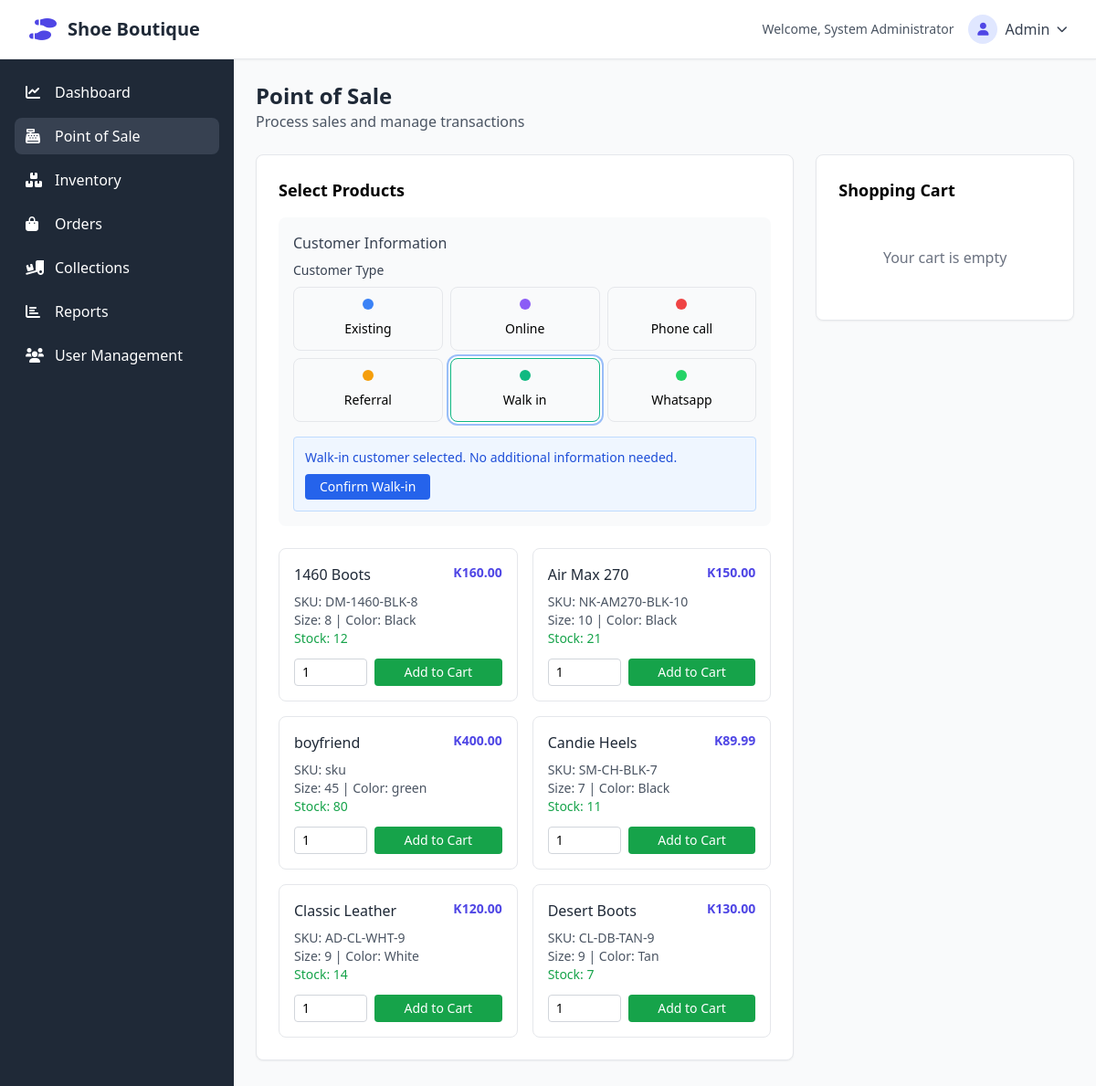
The app's page /pos.php (signed in) with its own data.
### tables this page shows
CREATE TABLE `customer_types` (
  `id` int(11) NOT NULL,
  `type_name` varchar(50) NOT NULL,
  `description` text DEFAULT NULL,
  `color` varchar(7) DEFAULT '#6B7280',
  `is_active` tinyint(1) DEFAULT 1,
  `created_at` timestamp NOT NULL DEFAULT current_timestamp()
);

CREATE TABLE `products` (
  `id` int(11) NOT NULL,
  `name` varchar(255) NOT NULL,
  `description` text DEFAULT NULL,
  `sku` varchar(100) NOT NULL,
  `category_id` int(11) DEFAULT NULL,
  `brand_id` int(11) DEFAULT NULL,
  `price` decimal(10,2) NOT NULL,
  `cost_price` decimal(10,2) NOT NULL,
  `size` varchar(20) DEFAULT NULL,
  `color` varchar(50) DEFAULT NULL,
  `stock_quantity` int(11) DEFAULT 0,
  `min_stock_level` int(11) DEFAULT 5,
  `image_url` varchar(500) DEFAULT NULL,
  `is_active` tinyint(1) DEFAULT 1,
  `created_at` timestamp NOT NULL DEFAULT current_timestamp(),
  `updated_at` timestamp NOT NULL DEFAULT current_timestamp() ON UPDATE current_timestamp()
);

### pos.php (the view, shortened to what this page needs)
<?php
$db = (new Database())->getConnection();
$cart = isset($_SESSION['cart']) ? $_SESSION['cart'] : [];
$customer_type = $_SESSION['customer_type'] ?? 'walk_in';
$sql = "SELECT * FROM customer_types WHERE is_active = 1 ORDER BY type_name";
$stmt = $db->prepare($sql);
$stmt->execute();
$customer_types = $stmt->fetchAll(PDO::FETCH_ASSOC);
$sql = "SELECT * FROM products WHERE is_active = 1 AND stock_quantity > 0 ORDER BY name";
$stmt = $db->prepare($sql);
$stmt->execute();
$products = $stmt->fetchAll(PDO::FETCH_ASSOC);
$current_customer = null;
?>
<!DOCTYPE html>
<html lang="en">
<head>
    <script src="https://cdn.tailwindcss.com"></script>
    <link href="https://cdnjs.cloudflare.com/ajax/libs/font-awesome/6.0.0/css/all.min.css" rel="stylesheet">
</head>
<body class="bg-gray-50">
    <?php include 'header.php'; ?>
    <div class="flex">
        <?php include 'sidebar.php'; ?>
        <main class="flex-1 p-6">
            <div class="mb-6">
                <h1 class="text-2xl font-bold text-gray-800">Point of Sale</h1>
                <p class="text-gray-600">Process sales and manage transactions</p>
            </div>
            <div class="grid grid-cols-1 lg:grid-cols-3 gap-6">
                <div class="lg:col-span-2">
                    <div class="bg-white rounded-lg shadow-sm border border-gray-200 p-6">
                        <h3 class="text-lg font-semibold mb-4">Select Products</h3>
                        <div class="mb-6 p-4 bg-gray-50 rounded-lg">
                            <h4 class="font-medium text-gray-700 mb-2">Customer Information</h4>
                            <?php if ($current_customer || ($customer_type && $customer_type != 'walk_in')): ?>
                                <div class="flex justify-between items-start mb-3">
                                    <div>
                                        <?php if ($current_customer): ?>
                                            <div class="flex items-center gap-2">
                                                <span class="font-medium"><?php echo $current_customer['name']; ?></span>
                                                <?php if ($current_customer['type_name']): ?>
                                                    <span class="px-2 py-1 text-xs font-semibold rounded-full"
                                                          style="background-color: <?php echo $current_customer['color']; ?>20; color: <?php echo $current_customer['color']; ?>">
                                                        <?php echo ucfirst(str_replace('_', ' ', $current_customer['type_name'])); ?>
                                                    </span>
                                                <?php endif; ?>
                                            </div>
                                            <?php if ($current_customer['phone']): ?>
                                                <div class="text-sm text-gray-600"><?php echo $current_customer['phone']; ?></div>
                                            <?php endif; ?>
                                            <?php if ($current_customer['email']): ?>
                                                <div class="text-sm text-gray-600"><?php echo $current_customer['email']; ?></div>
                                            <?php endif; ?>
                                        <?php else: ?>
                                            <div class="flex items-center gap-2">
                                                <span class="font-medium">Walk-in Customer</span>
                                                <span class="px-2 py-1 text-xs font-semibold rounded-full bg-green-100 text-green-800">
                                                    Walk-in
                                                </span>
                                            </div>
                                            <div class="text-sm text-gray-600">No customer details required</div>
                                        <?php endif; ?>
                                    </div>
                                    <a href="pos.php?clear_customer=1" class="text-red-600 hover:text-red-800 text-sm">
                                        <i class="fas fa-times"></i> Change
                                    </a>
                                </div>
                            <?php else: ?>
                                <div class="mb-4">
                                    <label class="block text-sm font-medium text-gray-700 mb-2">Customer Type</label>
                                    <div class="grid grid-cols-2 md:grid-cols-3 gap-2">
                                        <?php foreach ($customer_types as $type): ?>
                                            <button type="button"
                                                    onclick="selectCustomerType('<?php echo $type['type_name']; ?>', '<?php echo $type['color']; ?>')"
                                                    class="p-3 border rounded-lg text-center hover:bg-gray-50 transition-colors customer-type-btn"
                                                    data-type="<?php echo $type['type_name']; ?>">
                                                <div class="w-3 h-3 rounded-full mb-2 mx-auto" style="background-color: <?php echo $type['color']; ?>"></div>
                                                <span class="text-sm font-medium"><?php echo ucfirst(str_replace('_', ' ', $type['type_name'])); ?></span>
                                            </button>
                                        <?php endforeach; ?>
                                    </div>
                                </div>
                                <div id="customerForms" class="space-y-4">
                                    <div id="walkinCustomerInfo" class="hidden">
                                        <div class="bg-blue-50 border border-blue-200 rounded p-3">
                                            <p class="text-blue-700 text-sm">Walk-in customer selected. No additional information needed.</p>
                                            <form method="POST" class="mt-2">
                                                <button type="submit" name="select_customer" class="bg-blue-600 text-white px-4 py-1 rounded text-sm hover:bg-blue-700">
                                                    Confirm Walk-in
                                                </button>
                                            </form>
                                        </div>
                                    </div>
                                </div>
                            <?php endif; ?>
                        </div>
                        <div class="grid grid-cols-1 md:grid-cols-2 gap-4">
                            <?php foreach ($products as $product): ?>
                            <div class="border border-gray-200 rounded-lg p-4 hover:shadow-md transition-shadow">
                                <div class="flex justify-between items-start mb-2">
                                    <h4 class="font-medium text-gray-800"><?php echo $product['name']; ?></h4>
                                    <span class="text-sm font-semibold text-indigo-600">K<?php echo number_format($product['price'], 2); ?></span>
                                </div>
                                <div class="text-sm text-gray-600 mb-3">
                                    <div>SKU: <?php echo $product['sku']; ?></div>
                                    <div>Size: <?php echo $product['size']; ?> | Color: <?php echo $product['color']; ?></div>
                                    <div class="text-green-600">Stock: <?php echo $product['stock_quantity']; ?></div>
                                </div>
                                <form method="POST" class="flex gap-2">
                                    <input type="number" name="quantity" value="1" min="1" max="<?php echo $product['stock_quantity']; ?>"
                                        class="w-20 px-2 py-1 border border-gray-300 rounded text-sm">
                                    <button type="submit" name="add_to_cart"
                                        class="flex-1 bg-green-600 text-white py-1 px-3 rounded text-sm hover:bg-green-700">
                                        Add to Cart
                                    </button>
                                </form>
                            </div>
                            <?php endforeach; ?>
                        </div>
                    </div>
                </div>
                <div class="lg:col-span-1">
                    <div class="bg-white rounded-lg shadow-sm border border-gray-200 p-6 sticky top-6">
                        <h3 class="text-lg font-semibold mb-4">Shopping Cart</h3>
                        <?php if (empty($cart)): ?>
                            <p class="text-gray-500 text-center py-8">Your cart is empty</p>
                        <?php endif; ?>
                    </div>
                </div>
            </div>
        </main>
    </div>
</body>
</html>

### records on screen
customer_types: type_name "Existing"
customer_types: type_name "Online"
customer_types: type_name "Phone call"
customer_types: type_name "Referral"
customer_types: type_name "Walk in"
customer_types: type_name "Whatsapp"
products: name "1460 Boots", price "160.00", sku "DM-1460-BLK-8", size "8", color "Black", stock_quantity "12"
products: name "Air Max 270", price "150.00", sku "NK-AM270-BLK-10", size "10", color "Black", stock_quantity "21"
products: name "boyfriend", price "400.00", sku "sku", size "45", color "green", stock_quantity "80"
products: name "Candie Heels", price "89.99", sku "SM-CH-BLK-7", size "7", color "Black", stock_quantity "11"
products: name "Classic Leather", price "120.00", sku "AD-CL-WHT-9", size "9", color "White", stock_quantity "14"
products: name "Desert Boots", price "130.00", sku "CL-DB-TAN-9", size "9", color "Tan", stock_quantity "7"

### other values on screen
$_SESSION['full_name'] "System Administrator"
$_SESSION['role'] "Admin"
